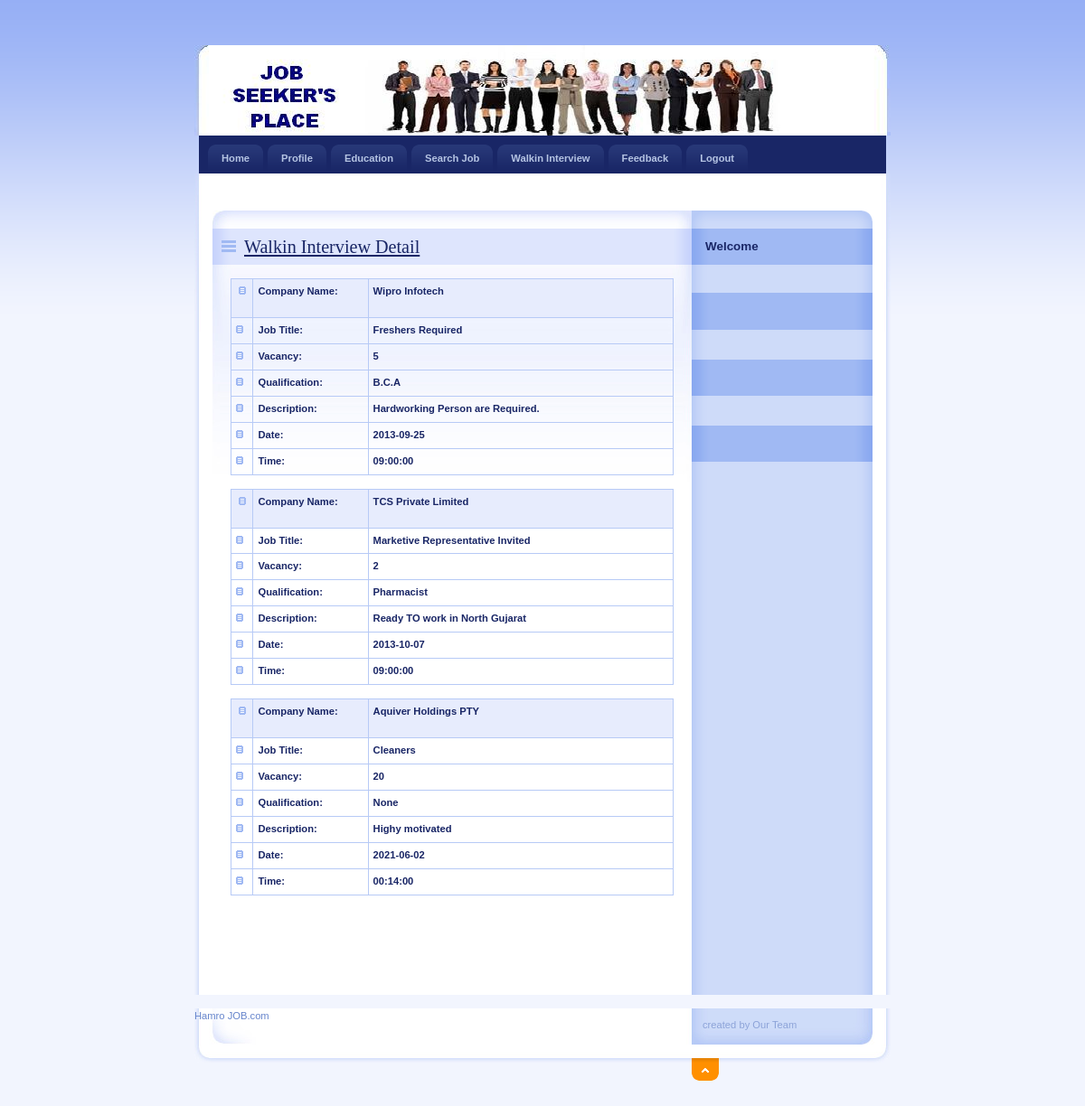
/JobSeeker/Walkin.php (signed in), run on the app's committed database.
### tables this page shows
CREATE TABLE `walkin_master` (
  `WalkInId` int(11) NOT NULL,
  `CompanyName` varchar(20) NOT NULL,
  `JobTitle` varchar(50) NOT NULL,
  `Vacancy` int(11) NOT NULL,
  `MinQualification` varchar(50) NOT NULL,
  `Description` varchar(100) NOT NULL,
  `InterviewDate` date NOT NULL,
  `InterviewTime` time NOT NULL
);

### JobSeeker/Walkin.php (the view, shortened to what this page needs)
<!DOCTYPE html PUBLIC "-//W3C//DTD XHTML 1.0 Strict//EN" "http://www.w3.org/TR/xhtml1/DTD/xhtml1-strict.dtd">
<html xmlns="http://www.w3.org/1999/xhtml" xml:lang="cs" lang="cs">
<head>
    <link rel="stylesheet" media="screen,projection" type="text/css" href="./css/main.css" />
    <link rel="stylesheet" media="print" type="text/css" href="./css/print.css" />
    <link rel="stylesheet" media="aural" type="text/css" href="./css/aural.css" />
</head>
<body id="www-url-cz">
<div id="main" class="box">
<?php
include "Header.php"
?>
<?php
include "menu.php"
?>
    <div id="page" class="box">
    <div id="page-in" class="box">
        <div id="strip" class="box noprint">
            <p id="breadcrumbs">&nbsp;</p>
        </div>
        <div id="content">
            <div class="article">
                <h2><span><a href="#">Walkin Interview Detail</a></span></h2>
                <?php
$con = mysqli_connect("localhost","root","","job");
$sql = "select * from Walkin_Master";
$result = mysqli_query($con,$sql);
while($row = mysqli_fetch_array($result))
{
$CompanyName=$row['CompanyName'];
$JobTitle=$row['JobTitle'];
$Vacancy=$row['Vacancy'];
$MinQualification=$row['MinQualification'];
$Description=$row['Description'];
$InterviewDate=$row['InterviewDate'];
$InterviewTime=$row['InterviewTime'];
?>
                <table width="100%" border="1" bordercolor="#1CB5F1" >
                  <tr>
                    <th width="5%" bgcolor="#1CB5F1" class="style3"><img src="../design/ico_cat.gif" alt="" width="8" height="9" /></th>
                  <th width="26%" height="32" bgcolor="#1CB5F1" class="style3"><div align="left" class="style9 style5"><strong>Company Name</strong>:</div></th>
                    <th width="69%" height="32" bgcolor="#1CB5F1" class="style3"><div align="left"><strong><?php echo $CompanyName;?></strong></div></th>
                  </tr>
                  <tr>
                    <td class="style3"><img src="../design/ico_cat.gif" alt="" width="8" height="9" /></td>
                   <td class="style3"><div align="left"><strong>Job Title:</strong></div></td>
                    <td class="style3"><div align="left" class="style9 style5"><strong><?php echo $JobTitle;?></strong></div></td>
                  </tr>
                  <tr>
                    <td class="style3"><img src="../design/ico_cat.gif" alt="" width="8" height="9" /></td>
                    <td class="style3"><div align="left" class="style9 style5"><strong>Vacancy</strong>:</div></td>
                    <td class="style3"><div align="left" class="style9 style5"><strong><?php echo $Vacancy;?></strong></div></td>
                  </tr>
                  <tr>
                    <td class="style3"><img src="../design/ico_cat.gif" alt="" width="8" height="9" /></td>
                    <td class="style3"><div align="left" class="style9 style5"><strong>Qualification:</strong></div></td>
                    <td class="style3"><div align="left" class="style9 style5"><strong><?php echo $MinQualification;?></strong></div></td>
                  </tr>
                  <tr>
                    <td class="style3"><img src="../design/ico_cat.gif" alt="" width="8" height="9" /></td>
                    <td class="style3"><div align="left" class="style9 style5"><strong>Description:</strong></div></td>
                    <td class="style3"><div align="left" class="style9 style5"><strong><?php echo $Description;?></strong></div></td>
                  </tr>
                  <tr>
                    <td class="style3"><img src="../design/ico_cat.gif" alt="" width="8" height="9" /></td>
                    <td class="style3"><div align="left" class="style9 style5"><strong>Date:</strong></div></td>
                    <td class="style3"><div align="left" class="style9 style5"><strong><?php echo $InterviewDate;?></strong></div></td>
                  </tr>
                  <tr>
                    <td class="style3"><img src="../design/ico_cat.gif" alt="" width="8" height="9" /></td>
                    <td class="style3"><div align="left" class="style9 style5"><strong>Time:</strong></div></td>
                    <td class="style3"><div align="left" class="style9 style5"><strong><?php echo $InterviewTime;?></strong></div></td>
                  </tr>
                  <?php
}
?>
  </table>
              <p>&nbsp;</p>
              <p class="btn-more box noprint">&nbsp;</p>
          </div>
        </div>
<?php
include "right.php"
?>
    </div>
    </div>
<?php
include "footer.php"
?>
</div>
</body>
</html>

### JobSeeker/Header.php (shortened to what this page needs)
<div id="header">
</div>

### JobSeeker/menu.php (shortened to what this page needs)
<div id="tabs" class="noprint">
       <ul class="box">
           <li><a href="index.php">Home<span class="tab-l"></span><span class="tab-r"></span></a></li>
           <li><a href="Profile.php">Profile<span class="tab-l"></span><span class="tab-r"></span></a></li>
           <li><a href="Education.php">Education<span class="tab-l"></span><span class="tab-r"></span></a></li>
           <li><a href="SearchJob.php">Search Job<span class="tab-l"></span><span class="tab-r"></span></a></li>
           <li><a href="Walkin.php">Walkin Interview<span class="tab-l"></span><span class="tab-r"></span></a></li>
           <li><a href="Feedback.php">Feedback<span class="tab-l"></span><span class="tab-r"></span></a></li>
           <li><a href="session_destroy.php">Logout<span class="tab-l"></span><span class="tab-r"></span></a></li>
       </ul>
</div>

### JobSeeker/right.php (shortened to what this page needs)
<div id="col" class="noprint">
            <div id="col-in">
                <h3>Welcome</h3>
                <div id="about-me">
                    <p class="style1">
                    </p>
              </div>
                <h3 >&nbsp;</h3>
              <br/>
                <h3>&nbsp;</h3>
                <br/>
                <h3>&nbsp;</h3>
<br/>
          </div>
</div>

### JobSeeker/footer.php (shortened to what this page needs)
  <div id="footer">
      <div id="top" class="noprint"><p><span class="noscreen">Back on top</span> <a href="#header" title="Back on top ^">^<span></span></a></p></div>
      <p  id="createdby">created by Our Team
      </p>
      <p> Hamro JOB.com</p>
</div>

### JobSeeker/css/main.css (style rules this page uses)
* { min-height:1px; }
body { border:0; margin:0; padding:0; background:#F2F5FE url("../design/bg.gif") 0 0 repeat-x; font:70%/160% "verdana",sans-serif; color:#192666; _text-align:center; }
a { color:#192666; }
p { border:0; margin:15px 0; padding:0; }
div { display:block; border:0; margin:0; padding:0; }
h1, h2, h3, h4, h5 { border:0; margin:15px 0 10px 0; padding:0; font-weight:bold; }
h2 { font-size:180%; line-height:100%; font-family:"georgia",serif; font-weight:normal; }
h3 { font-size:120%; line-height:100%; font-weight:bold; }
table { display:table; border-collapse:collapse; margin:15px 0; padding:0; border:1px solid #B7CAF6; font-size:100%; }
tr { display:table-row; }
th, td { display: table-cell; border:1px solid #B7CAF6; margin:0; padding:5px; vertical-align:top; text-align:left; }
th { background:#E7ECFD; text-align:center; color:#192666; font-weight:bold; }
ul, ol { display:block; border:0; margin:15px 0 15px 40px; padding:0; }
li { display:list-item; border:0; margin:0; padding:0; _height:1px; }
a, img, span { border:0; margin:0; padding:0; }
strong, .strong { font-weight:bold; }
.box { min-height:1px; _height:1px; }
.box:after { content:"."; display:block; line-height:0px; font-size:0px; visibility:hidden; clear:both; }
#main { width:770px; margin:50px auto 0 auto; _text-align:left; }
#header { position:relative; width:770px; height:100px; margin:0; padding:0; background:#233C9B url("../design/header.jpg") 0 0 no-repeat; color:#FFF; }
#tabs { background:#192666; margin:0 5px; padding:10px 0 0 0; _height:1px; }
#tabs ul { margin:0 10px; padding:0; list-style:none; }
#tabs ul li { margin:0 5px 0 0; padding:0; float:left; }
#tabs ul li a { display:block; position:relative; padding:7px 15px; border:0; background:url("../design/tab_link.gif") 0 0 repeat-x; color:#B5C4E3; font-weight:bold; text-decoration:none; cursor:pointer; }
#tabs ul li a span.tab-l, #tabs ul li a:hover span.tab-l { position:absolute; top:0; left:0; _left:-15px; width:8px; height:8px; background:url("../design/tab_link_l.gif") 0 0 no-repeat; }
#tabs ul li a span.tab-r, #tabs ul li a:hover span.tab-r { position:absolute; top:0; right:0; _right:-1px; width:8px; height:8px; background:url("../design/tab_link_r.gif") 100% 0 no-repeat; }
#page { width:770px; min-height:1px; background:#FFF url("../design/bg_page.gif") 0 0 repeat-y; _height:1px; }
#page-in { min-height:1px; padding:10px 0; background:url("../design/bg_page_in.jpg") 0 0 no-repeat; _height:1px; }
#strip { position:relative; clear:both; padding:3px 20px 10px 20px; color:#6182D1; }
#strip p { margin:0; }
#strip #breadcrumbs { width:520px; margin:0; padding:0; }
#content { float:left; width:530px; _width:550px; margin:0; padding:0 0 0 20px; }
#content .article { clear:both; margin:0; padding:20px; background:url("../design/content_article_bg.jpg") 0 0 no-repeat; }
#content .article h2 { margin:0 -20px; padding:10px; background:#DEE5FD url("../design/content_title_bg.gif") 0 0 repeat-y; color:#192666; }
#content .article h2 span { background:url("../design/ico_list.gif") 0 50% no-repeat; padding-left:25px; }
#content .article p { text-align:justify; }
#content .btn-more { margin:0 0 15px 0; padding:0; border:0; position:relative; }
#col { float:left; width:200px; margin:0; padding:0; background:#CEDBF9 url("../design/col_bg.gif") 0 0 repeat-y; }
#col-in { padding:20px 10px; background:url("../design/col_top.gif") 0 0 no-repeat; }
#col h3 { padding:13px 15px 14px 15px; margin:0 -10px 15px -10px; background:#A0B9F3 url("../design/col_title_bg.gif") 0 0 repeat-y; color:#192666; }
#col #about-me { margin-bottom:15px; line-height:130%; }
#col #about-me p { margin:0; }
#footer { position:relative; clear:both; width:770px; height:60px; margin-bottom:50px; background:url("../design/footer.jpg") 0 0 no-repeat; color:#6685CC; }
#footer a { color:#6685CC; }
#top { position:absolute; top:55px; left:550px; }
#top p { position:relative; width:30px; height:25px; margin:0; overflow:hidden; }
#top p span { display:block; position:absolute; left:0; top:0; z-index:1; width:30px; height:25px; background:url("../design/ico_top.gif") 0 0 no-repeat; cursor:pointer; }
#createdby { position:absolute; top:10px; left:562px; margin:0; color:#8CA3D8; width: 174px; }

### JobSeeker/css/aural.css (style rules this page uses)
body { voice-family:paul,male; volume:loud; speech-rate:slow; richness:90; stress:20; }
h1, h2, h3, h4, h5 { cue-before:url("ping.au"); }
p, table { pause:50ms; }
strong { pitch:medium; pitch-range:60; stress:90; richness:90; }

### data on the page
walkin_master: CompanyName "Wipro Infotech", JobTitle "Freshers Required", Vacancy "5", MinQualification "B.C.A", Description "Hardworking Person are Required.", InterviewDate "2013-09-25", InterviewTime "09:00:00"
walkin_master: CompanyName "TCS Private Limited", JobTitle "Marketive Representative Invited", Vacancy "2", MinQualification "Pharmacist", Description "Ready TO work in North Gujarat", InterviewDate "2013-10-07", InterviewTime "09:00:00"
walkin_master: CompanyName "Aquiver Holdings PTY", JobTitle "Cleaners", Vacancy "20", MinQualification "None", Description "Highy motivated", InterviewDate "2021-06-02", InterviewTime "00:14:00"
